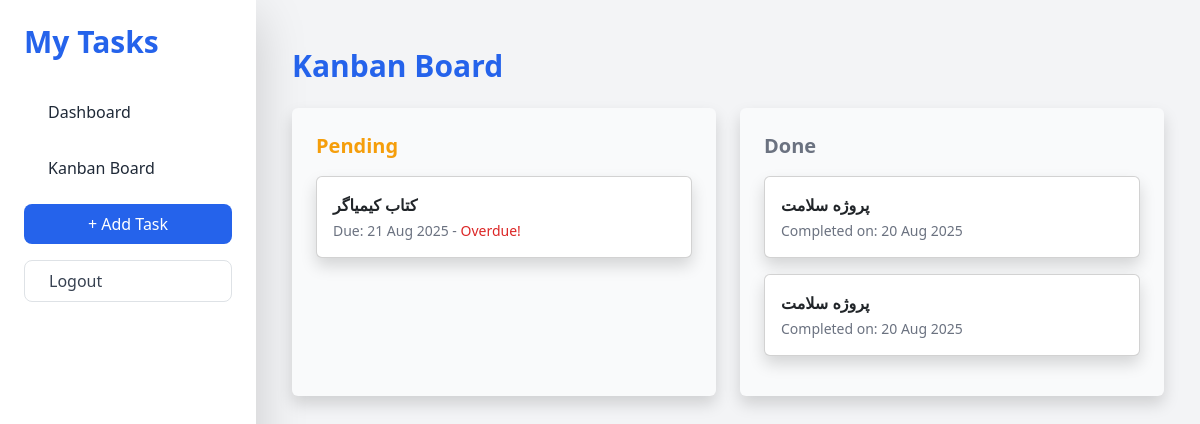
/kanban/ (signed in), run on an earlier commit of the app's database.
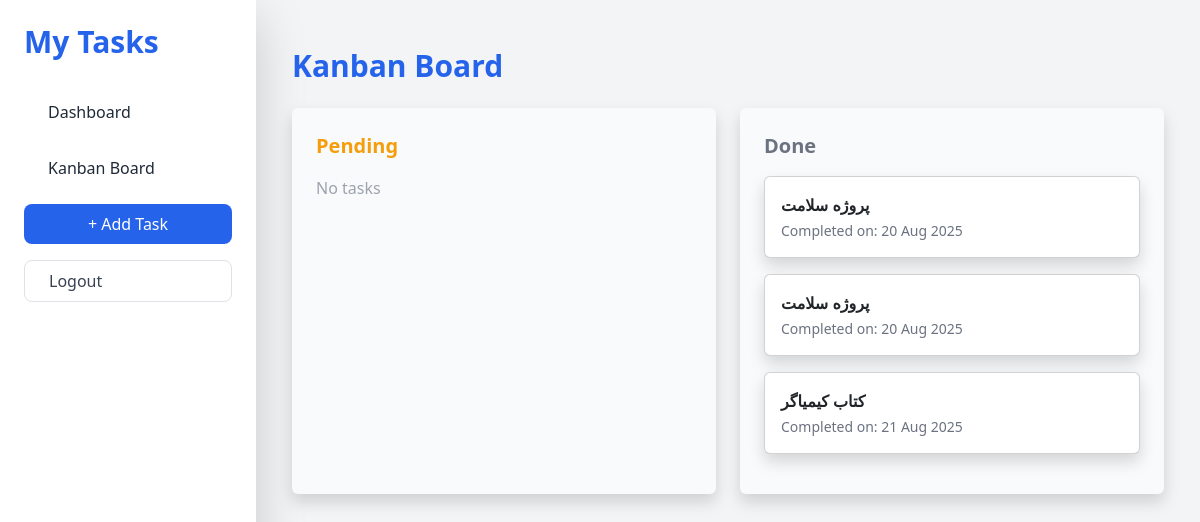
And on a later commit of the database.
### tasks/models.py (models this page shows, shortened)
class Task(models.Model):
    user = models.ForeignKey(User, on_delete=models.CASCADE)
    category = models.ForeignKey(Category, on_delete=models.SET_NULL, null=True, blank=True)
    title = models.CharField(max_length=200)
    description = models.TextField(blank=True, null=True)
    completed = models.BooleanField(default=False)
    due_date = models.DateField(null=True, blank=True)
    priority = models.CharField(max_length=10, choices=[
        ("low", "Low"),
        ("medium", "Medium"),
        ("high", "High"),
    ], default="medium")
    created_at = models.DateTimeField(auto_now_add=True)

### tasks/views.py (the view)
# urls.py: path('kanban/', kanban_board, name='kanban_board'),
@login_required
def kanban_board(request):
    tasks = Task.objects.filter(user=request.user)
    pending = []
    done = []
    for task in tasks:
        if task.due_date:
            task.days_left = (task.due_date - date.today()).days
        else:
            task.days_left = None
        if task.completed:
            done.append(task)
        else:
            pending.append(task)
    return render(request, "tasks/kanban.html", {
        'pending': pending,
        'done': done,
    })

### tasks/templates/tasks/kanban.html (shortened to what this page needs)
{% extends "base.html" %}
{% block content %}
<div class="flex min-h-screen bg-gray-100">
  <aside class="w-64 bg-white shadow-lg flex flex-col p-4">
    <h2 class="text-3xl font-extrabold text-blue-600 mb-8"><a href="{% url 'task_list' %}">My Tasks</a> </h2>
    <nav class="flex flex-col gap-3">
      <a href="{% url 'dashboard' %}" class="px-4 py-2 rounded-lg hover:bg-blue-100 hover:text-blue-700 transition-colors">Dashboard</a>
      <a href="{% url 'kanban_board' %}" class="px-4 py-2 rounded-lg hover:bg-yellow-100 hover:text-yellow-700 transition-colors">Kanban Board</a>
      <a href="{% url 'task_create' %}" class="px-4 py-2 rounded-lg bg-blue-600 text-white text-center hover:bg-blue-700 transition-colors">+ Add Task</a>
      <a href="{% url 'logout' %}" class="px-4 py-2 rounded-lg border border-gray-300 text-gray-700 hover:bg-gray-200 transition-colors">Logout</a>
    </nav>
  </aside>
  <main class="flex-1 p-6">
    <div class="container py-4">
      <h1 class="text-3xl font-bold mb-6 text-blue-600">Kanban Board</h1>
      <div class="flex flex-wrap gap-6">
        <div class="flex-1 min-w-[300px] bg-gray-50 p-4 rounded shadow">
          <h4 class="text-xl font-semibold mb-3 text-yellow-500">Pending</h4>
          <div id="pending" class="kanban-column min-h-[300px]">
            {% for task in pending %}
            <div class="card mb-3 p-3 rounded shadow bg-white cursor-grab hover:scale-105 hover:shadow-lg transition" data-id="{{ task.id }}">
              <strong>{{ task.title }}</strong>
              {% if task.due_date %}
              <p class="text-sm text-gray-500 mt-1">
                Due: {{ task.due_date|date:"d M Y" }} -
                {% if task.days_left > 0 %}
                  <span class="text-blue-600">{{ task.days_left }} days left</span>
                {% elif task.days_left == 0 %}
                  <span class="text-orange-600">Today</span>
                {% else %}
                  <span class="text-red-600">Overdue!</span>
                {% endif %}
              </p>
              {% endif %}
            </div>
            {% empty %}
            <p class="text-gray-400">No tasks</p>
            {% endfor %}
          </div>
        </div>
        <div class="flex-1 min-w-[300px] bg-gray-50 p-4 rounded shadow">
          <h4 class="text-xl font-semibold mb-3 text-gray-500">Done</h4>
          <div id="done" class="kanban-column min-h-[300px]">
            {% for task in done %}
            <div class="card mb-3 p-3 rounded shadow bg-white cursor-grab hover:scale-105 hover:shadow-lg transition" data-id="{{ task.id }}">
              <strong>{{ task.title }}</strong>
              {% if task.due_date %}
              <p class="text-sm text-gray-500 mt-1">
                Completed on: {{ task.due_date|date:"d M Y" }}
              </p>
              {% endif %}
            </div>
            {% empty %}
            <p class="text-gray-400">No tasks</p>
            {% endfor %}
          </div>
        </div>
      </div>
    </div>
  </main>
</div>
{% endblock %}

What changed in the data, as far as the page shows it:
changed Task "کتاب کیمیاگر": moves from the list under "Pending" to the list under "Done"
Also different on the page:
text now shown: "No tasks"
